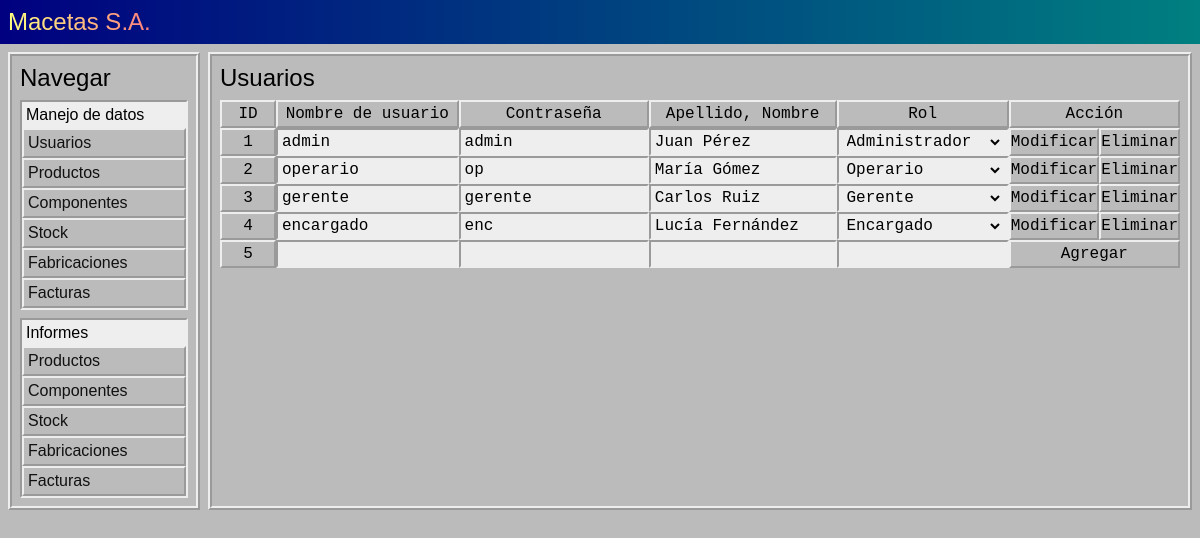
Screenshot of /usuarios/ with the database file from the repository.
### tables this page shows
CREATE TABLE usuarios (
    id INTEGER PRIMARY KEY AUTOINCREMENT,
    username TEXT UNIQUE NOT NULL,
    password TEXT NOT NULL,
    nombres TEXT NOT NULL,
    rol TEXT NOT NULL
);

### app.py (the view)
@APP.route('/usuarios/', methods=['GET'])
def Template_Usuarios():
    try:
        mensajes = session['mensajes']
    except KeyError:
        mensajes = []
    return render_template('/usuarios.html', mensajes=mensajes)

### app.py (called while the page is built)
def Get_DB():
    DB = getattr(g, '_database', None)
    if DB is None:
        DB = g._database = sqlite3.connect(DATABASE)
    return DB

@APP.teardown_appcontext
def Close_DB(exception):
    DB = getattr(g, '_database', None)
    if DB is not None:
        DB.close()

@APP.context_processor
def Inyectar_Datos():
    DB = Get_DB()
    Usuario = fun.Usuario(DB)
    return dict(
        roles = Usuario.getRoles(),
        usuarios = Usuario.getAll(),
        usuario_siguiente = Usuario.getNext()
    )

### funciones.py (called while the page is built)
    def getAll(self):
        self.CUR.execute('SELECT * FROM usuarios')
        query = self.CUR.fetchall()
        usuarios = {}
        for id, username, password, nombres, rol in query:
            usuario = {
                'username' : username,
                'password' : password,
                'nombres' : nombres,
                'rol' : rol
            }
            usuarios[id] = usuario
        return usuarios

    def getRoles(self):
        return ['Administrador', 'Gerente', 'Encargado', 'Operario']

    def getNext(self):
        try:
            query = self.DB.execute('SELECT seq + 1 FROM sqlite_sequence WHERE name = "usuarios"').fetchone()[0]
        except TypeError:
            return 1
        return query

### templates/usuarios.html (shortened to what this page needs)
<!DOCTYPE html>
<html lang="en">
<head>
    <link rel='stylesheet' href="{{ url_for('static', filename='style.css') }}">
</head>
<body>
    {% include 'header.html' %}
    {% include 'aside.html' %}
    <main>
        <legend>Usuarios</legend>
        <table>
            <thead>
                <tr>
                    <th class="id">ID</th>
                    <th>Nombre de usuario</th>
                    <th>Contraseña</th>
                    <th>Apellido, Nombre</th>
                    <th>Rol</th>
                    <th>Acción</th>
                </tr>
            </thead>
            <tbody>
                {% if usuarios %}
                    {% for id, usuario in usuarios.items() %}
                        <form action="{{ url_for('Modificar_Usuario') }}" method="post">
                            <tr>
                                <th class="id">
                                    <input type="text" name="id" value="{{ id }}">
                                </th>
                                <td>
                                    <input type="text" name="username" value="{{ usuario['username'] }}">
                                </td>
                                <td>
                                    <input type="text" name="password" value="{{ usuario['password'] }}">
                                </td>
                                <td>
                                    <input type="text" name="nombres" value="{{ usuario['nombres'] }}">
                                </td>
                                <td>
                                    <select name="rol">
                                        {% for rol in roles %}
                                            {% if rol == usuario['rol'] %}
                                                <option selected value="{{ rol }}">{{ rol }}</option>
                                            {% else %}
                                                <option value="{{ rol }}">{{ rol }}</option>
                                            {% endif %}
                                        {% endfor %}
                                    </select>
                                </td>
                                <th class="columnaAcciones">
                                    <span>
                                        <input type="submit" value="Modificar">
                                        <input type="submit" value="Eliminar" formaction="{{ url_for('Eliminar_Usuario') }}">
                                    </span>
                                </th>
                            </tr>
                        </form>
                    {% endfor %}
                {% endif %}
                <tr>
                    <th>
                        {{ usuario_siguiente }}
                    </th>
                    <td>
                        <input type="text" name="">
                    </td>
                    <td>
                        <input type="text" name="">
                    </td>
                    <td>
                        <input type="text" name="">
                    </td>
                    <td>
                        <input type="text" name="">
                    </td>
                    <th class="columnaAcciones">
                        <span>
                            <input type="button" value="Agregar">
                        </span>
                    </th>
                </tr>
            </tbody>
        </table>
    </main>
</body>
</html>

### templates/header.html
<header>
    <legend><a href="{{ url_for('Index') }}">Macetas S.A.</a></legend>
</header>

### templates/aside.html (shortened to what this page needs)
<aside>
    <nav>
        <legend>Navegar</legend>
        <details open>
            <summary>Manejo de datos</summary>
            <a href="{{ url_for('Template_Usuarios') }}">Usuarios</a>
            <a href="./productos.html">Productos</a>
            <a href="./componentes.html">Componentes</a>
            <a href="/stock">Stock</a>
            <a href="/fabricaciones">Fabricaciones</a>
            <a href="/facturas">Facturas</a>
        </details>
        <details open>
            <summary>Informes</summary>
            <a href="">Productos</a>
            <a href="">Componentes</a>
            <a href="">Stock</a>
            <a href="">Fabricaciones</a>
            <a href="">Facturas</a>
        </details>
    </nav>
</aside>

### static/style.css (style rules this page uses)
* { margin: 0; padding: 0; font-family: sans-serif; }
html { --color-celeste: #008080; --color-azul: #000080; --color-negro: #111; --color-grisoscuro: #808080; --color-gris: #BBB; --color-blanco: #EEE; --borde-raised: 2px outset var(--color-blanco); --borde-sunken: 2px inset var(--color-blanco); --borde-grooved: 4px groove var(--color-blanco); --borde-ridged: 4px ridge var(--color-blanco); --fuente-grande: 1.5rem; background-color: var(--color-gris); min-height: 100dvh; }
body { padding: 0.5rem; display: grid; grid-template-areas: 'header header' 'aside main'; grid-template-columns: 12rem 1fr; grid-template-rows: max-content auto; row-gap: 0.5rem; column-gap: 0.5rem; }
header { grid-area: header; margin: -0.5rem -0.5rem 0 -0.5rem; background: linear-gradient(to right, var(--color-azul), var(--color-celeste)); color: var(--color-blanco); font-size: var(--fuente-grande); padding: 0.5rem; }
header a { background-image: linear-gradient(to right, var(--color-azul), var(--color-celeste)); filter: invert(100%); color: transparent; background-clip: text; }
aside { grid-area: aside; display: flex; flex-direction: column; row-gap: 0.5rem; }
nav { padding: 0.5rem; border: var(--borde-ridged); min-width: 8rem; display: flex; flex-direction: column; row-gap: 0.5rem; }
nav summary { cursor: pointer; user-select: none; padding: 0.25rem; }
nav summary::marker { content: none; }
nav details { border: var(--borde-raised); background-color: var(--color-gris); }
nav details[open] { border: var(--borde-sunken); background-color: var(--color-blanco); }
nav a { display: block; padding: 0.25rem; background-color: var(--color-gris); border: var(--borde-raised); text-decoration: none; color: var(--color-negro); }
main { grid-area: main; padding: 0.5rem; display: flex; row-gap: 0.5rem; flex-direction: column; border: var(--borde-ridged); }
legend { font-size: var(--fuente-grande); }
table { width: 100%; border-spacing: 0; }
table * { font-family: monospace; font-size: 1rem; }
table th { border: var(--borde-raised); font-weight: normal; height: 1.5rem; padding: 0 2px; }
table th.id { width: 3rem; }
table th.id input { text-align: center; }
table td { border: var(--borde-sunken); background-color: var(--color-blanco); height: 1.5rem; padding: 0 0.25rem; }
table .columnaAcciones { border: unset; padding: 0; }
table .columnaAcciones span { display: flex; flex-direction: row; height: 100%; }
table input { width: 100%; outline: none; }
table input[type=text] { background: none; border: none; }
table input[type=button], table input[type=submit] { background: var(--color-gris); border: var(--borde-raised); }
table select { background: none; border: none; width: 100%; outline: none; }

### rows the page displays
usuarios: username "admin", password "admin", nombres "Juan Pérez", rol "Administrador"
usuarios: username "operario", password "op", nombres "María Gómez", rol "Operario"
usuarios: username "gerente", password "gerente", nombres "Carlos Ruiz", rol "Gerente"
usuarios: username "encargado", password "enc", nombres "Lucía Fernández", rol "Encargado"

### other values shown
{{ usuario_siguiente }} "5"
